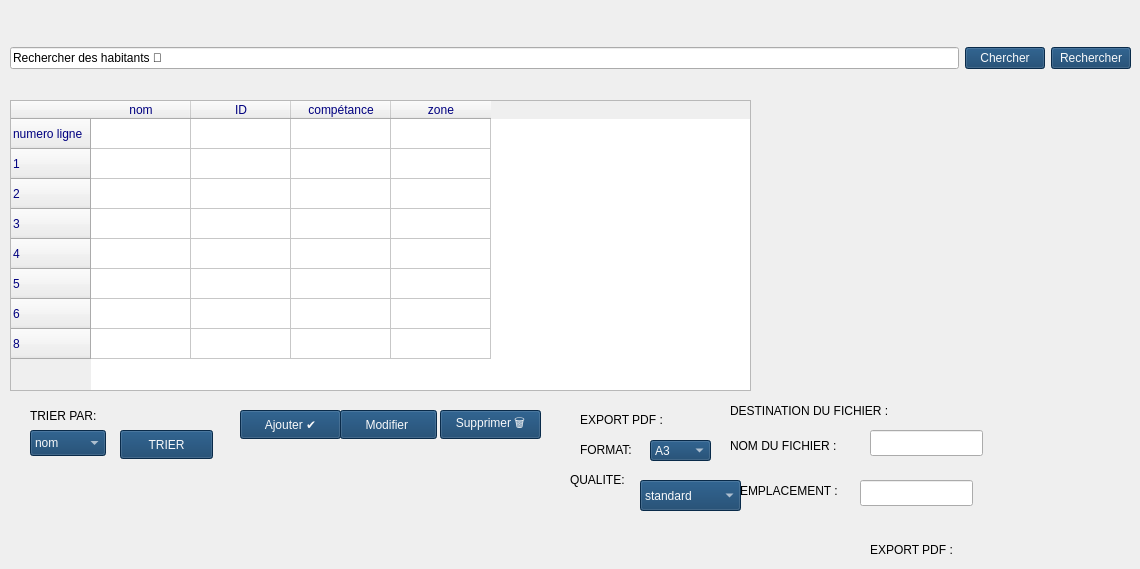
      <widget class="QWidget" name="page_14">
       <widget class="QWidget" name="horizontalLayoutWidget_10">
        <property name="geometry">
         <rect>
          <x>10</x>
          <y>20</y>
          <width>1121</width>
          <height>77</height>
         </rect>
        </property>
        <layout class="QHBoxLayout" name="horizontalLayout_10">
         <item>
          <widget class="QLineEdit" name="lineEdit_19">
           <property name="text">
            <string>Rechercher des habitants 🔎</string>
           </property>
          </widget>
         </item>
         <item>
          <widget class="QPushButton" name="pushButton_15">
           <property name="styleSheet">
            <string notr="true">color: rgb(248, 249, 250);
font: italic 9pt &quot;Segoe UI&quot;;
background-color: rgb(13, 59, 102);</string>
           </property>
           <property name="text">
            <string>Chercher</string>
           </property>
          </widget>
         </item>
         <item>
          <widget class="QPushButton" name="pushButton_40">
           <property name="styleSheet">
            <string notr="true">color: rgb(248, 249, 250);
font: italic 9pt &quot;Segoe UI&quot;;
background-color: rgb(13, 59, 102);</string>
           </property>
           <property name="text">
            <string>Rechercher</string>
           </property>
          </widget>
         </item>
        </layout>
       </widget>
       <widget class="QTableWidget" name="tableWidget_6">
        <property name="geometry">
         <rect>
          <x>10</x>
          <y>100</y>
          <width>741</width>
          <height>291</height>
         </rect>
        </property>
        <property name="styleSheet">
         <string notr="true">color: rgb(0, 0, 127);</string>
        </property>
        <row>
         <property name="text">
          <string>numero ligne</string>
         </property>
        </row>
        <row>
         <property name="text">
          <string>1</string>
         </property>
        </row>
        <row>
         <property name="text">
          <string>2</string>
         </property>
        </row>
        <row>
         <property name="text">
          <string>3</string>
         </property>
        </row>
        <row>
         <property name="text">
          <string>4</string>
         </property>
        </row>
        <row>
         <property name="text">
          <string>5</string>
         </property>
        </row>
        <row>
         <property name="text">
          <string>6</string>
         </property>
        </row>
        <row/>
        <column>
         <property name="text">
          <string>nom</string>
         </property>
        </column>
        <column>
         <property name="text">
          <string>ID</string>
         </property>
        </column>
        <column>
         <property name="text">
          <string>compétance</string>
         </property>
        </column>
        <column>
         <property name="text">
          <string>zone</string>
         </property>
        </column>
       </widget>
       <widget class="QLabel" name="label_35">
        <property name="geometry">
         <rect>
          <x>30</x>
          <y>400</y>
          <width>121</width>
          <height>31</height>
         </rect>
        </property>
        <property name="styleSheet">
         <string notr="true">color: rgb(0, 0, 0);</string>
        </property>
        <property name="text">
         <string>TRIER PAR:</string>
        </property>
       </widget>
       <widget class="QComboBox" name="comboBox_13">
        <property name="geometry">
         <rect>
          <x>30</x>
          <y>430</y>
          <width>76</width>
          <height>26</height>
         </rect>
        </property>
        <property name="styleSheet">
         <string notr="true">color: rgb(248, 249, 250);
font: italic 9pt &quot;Segoe UI&quot;;
background-color: rgb(13, 59, 102);</string>
        </property>
        <item>
         <property name="text">
          <string>nom</string>
         </property>
        </item>
        <item>
         <property name="text">
          <string>adresse </string>
         </property>
        </item>
       </widget>
       <widget class="QPushButton" name="pushButton_18">
        <property name="geometry">
         <rect>
          <x>120</x>
          <y>430</y>
          <width>93</width>
          <height>29</height>
         </rect>
        </property>
        <property name="styleSheet">
         <string notr="true">color: rgb(248, 249, 250);
font: italic 9pt &quot;Segoe UI&quot;;
background-color: rgb(13, 59, 102);</string>
        </property>
        <property name="text">
         <string>TRIER</string>
        </property>
       </widget>
       <widget class="QPushButton" name="pushButton_41">
        <property name="geometry">
         <rect>
          <x>340</x>
          <y>410</y>
          <width>97</width>
          <height>29</height>
         </rect>
        </property>
        <property name="styleSheet">
         <string notr="true">color: rgb(248, 249, 250);
font: italic 9pt &quot;Segoe UI&quot;;
background-color: rgb(13, 59, 102);</string>
        </property>
        <property name="text">
         <string>Modifier </string>
        </property>
       </widget>
       <widget class="QPushButton" name="pushButton_42">
        <property name="geometry">
         <rect>
          <x>440</x>
          <y>410</y>
          <width>101</width>
          <height>29</height>
         </rect>
        </property>
        <property name="styleSheet">
         <string notr="true">color: rgb(248, 249, 250);
font: italic 9pt &quot;Segoe UI&quot;;
background-color: rgb(13, 59, 102);</string>
        </property>
        <property name="text">
         <string>Supprimer 🗑️</string>
        </property>
       </widget>
       <widget class="QPushButton" name="pushButton_30">
        <property name="geometry">
         <rect>
          <x>240</x>
          <y>410</y>
          <width>101</width>
          <height>29</height>
         </rect>
        </property>
        <property name="styleSheet">
         <string notr="true">color: rgb(248, 249, 250);
font: italic 9pt &quot;Segoe UI&quot;;
background-color: rgb(13, 59, 102);</string>
        </property>
        <property name="text">
         <string>Ajouter ✔️</string>
        </property>
       </widget>
       <widget class="QLabel" name="label_59">
        <property name="geometry">
         <rect>
          <x>870</x>
          <y>540</y>
          <width>101</width>
          <height>20</height>
         </rect>
        </property>
        <property name="styleSheet">
         <string notr="true">color: rgb(0, 0, 0);</string>
        </property>
        <property name="text">
         <string>EXPORT PDF :</string>
        </property>
       </widget>
       <widget class="QLabel" name="label_60">
        <property name="geometry">
         <rect>
          <x>580</x>
          <y>410</y>
          <width>101</width>
          <height>20</height>
         </rect>
        </property>
        <property name="styleSheet">
         <string notr="true">color: rgb(0, 0, 0);</string>
        </property>
        <property name="text">
         <string>EXPORT PDF :</string>
        </property>
       </widget>
       <widget class="QLabel" name="label_61">
        <property name="geometry">
         <rect>
          <x>580</x>
          <y>440</y>
          <width>91</width>
          <height>20</height>
         </rect>
        </property>
        <property name="styleSheet">
         <string notr="true">color: rgb(0, 0, 0);</string>
        </property>
        <property name="text">
         <string>FORMAT:</string>
        </property>
       </widget>
       <widget class="QComboBox" name="comboBox_17">
        <property name="geometry">
         <rect>
          <x>650</x>
          <y>440</y>
          <width>61</width>
          <height>21</height>
         </rect>
        </property>
        <property name="styleSheet">
         <string notr="true">color: rgb(248, 249, 250);
font: italic 9pt &quot;Segoe UI&quot;;
background-color: rgb(13, 59, 102);</string>
        </property>
        <item>
         <property name="text">
          <string>A3</string>
         </property>
        </item>
        <item>
         <property name="text">
          <string>A4</string>
         </property>
        </item>
        <item>
         <property name="text">
          <string>A5</string>
         </property>
        </item>
       </widget>
       <widget class="QLabel" name="label_62">
        <property name="geometry">
         <rect>
          <x>570</x>
          <y>470</y>
          <width>81</width>
          <height>20</height>
         </rect>
        </property>
        <property name="styleSheet">
         <string notr="true">color: rgb(0, 0, 0);</string>
        </property>
        <property name="text">
         <string>QUALITE:</string>
        </property>
       </widget>
       <widget class="QComboBox" name="comboBox_18">
        <property name="geometry">
         <rect>
          <x>640</x>
          <y>480</y>
          <width>101</width>
          <height>31</height>
         </rect>
        </property>
        <property name="styleSheet">
         <string notr="true">color: rgb(248, 249, 250);
font: italic 9pt &quot;Segoe UI&quot;;
background-color: rgb(13, 59, 102);</string>
        </property>
        <item>
         <property name="text">
          <string>standard</string>
         </property>
        </item>
        <item>
         <property name="text">
          <string>***</string>
         </property>
        </item>
       </widget>
       <widget class="QLabel" name="label_63">
        <property name="geometry">
         <rect>
          <x>730</x>
          <y>400</y>
          <width>181</width>
          <height>21</height>
         </rect>
        </property>
        <property name="styleSheet">
         <string notr="true">color: rgb(0, 0, 0);</string>
        </property>
        <property name="text">
         <string>DESTINATION DU FICHIER :</string>
        </property>
       </widget>
       <widget class="QLabel" name="label_64">
        <property name="geometry">
         <rect>
          <x>730</x>
          <y>430</y>
          <width>141</width>
          <height>31</height>
         </rect>
        </property>
        <property name="styleSheet">
         <string notr="true">color: rgb(0, 0, 0);</string>
        </property>
        <property name="text">
         <string>NOM DU FICHIER :</string>
        </property>
       </widget>
       <widget class="QLabel" name="label_65">
        <property name="geometry">
         <rect>
          <x>740</x>
          <y>480</y>
          <width>131</width>
          <height>21</height>
         </rect>
        </property>
        <property name="styleSheet">
         <string notr="true">color: rgb(0, 0, 0);</string>
        </property>
        <property name="text">
         <string>EMPLACEMENT :</string>
        </property>
       </widget>
       <widget class="QLineEdit" name="lineEdit_20">
        <property name="geometry">
         <rect>
          <x>870</x>
          <y>430</y>
          <width>113</width>
          <height>26</height>
         </rect>
        </property>
       </widget>
       <widget class="QLineEdit" name="lineEdit_21">
        <property name="geometry">
         <rect>
          <x>860</x>
          <y>480</y>
          <width>113</width>
          <height>26</height>
         </rect>
        </property>
       </widget>
      </widget>
